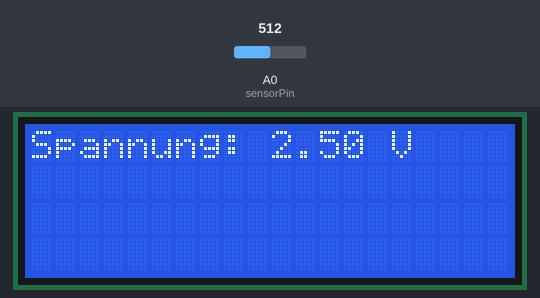
Simulated run of this sketch. Board: Arduino Uno, built with avr-gcc and run on an emulated ATmega328P. On the bench: 20×4 character LCD. The inputs (shaded band) are chosen by the test bench; at power-on: A0 (sensorPin) = 512.

Above: at 1.2 s.
1.3 s: A0 (sensorPin) set to 716
2.8 s: A0 (sensorPin) set to 900
At 3.9 s:
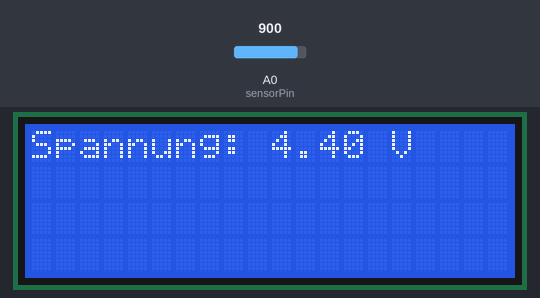
4.3 s: A0 (sensorPin) set to 1023
At 5.3 s:
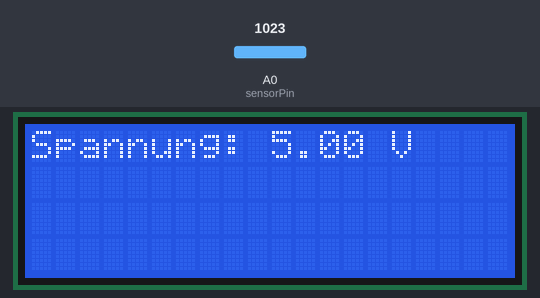
Timing chart, 0 to 7.3 s (numbered marks = the images above; inputs shaded):
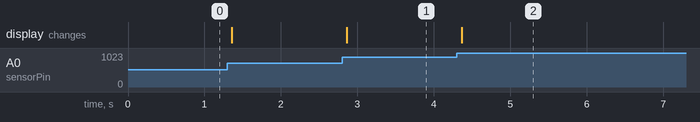

The sketch:

readPotentiometer.ino
```cpp
#include <LiquidCrystal_I2C.h>
#include <Wire.h>
LiquidCrystal_I2C lcd(0x27, 2, 1, 0, 4, 5, 6, 7, 3, POSITIVE);

int sensorPin = A0;
int sensorValue = 0;
double maxVoltageValue = 5.0;
double voltage = 0.0;

void setup() {
  lcd.begin(20,4);
}

void loop() {
  sensorValue = analogRead(sensorPin);
  voltage = ((double)sensorValue / 1023.0) * maxVoltageValue;
  lcd.setCursor(0,0); //Ab hier kann das I2C LCD Modul genau wie das einfache LCD Modul programmiert werden.
  lcd.print("Spannung: ");
  lcd.print(voltage);
  lcd.print(" V");
  delay(100);
}
```

Measured:
- after the input at 2.8 s, the display: changes after 0.06 s (image 1)
- after the input at 4.3 s, the display: changes after 0.07 s (image 2)
